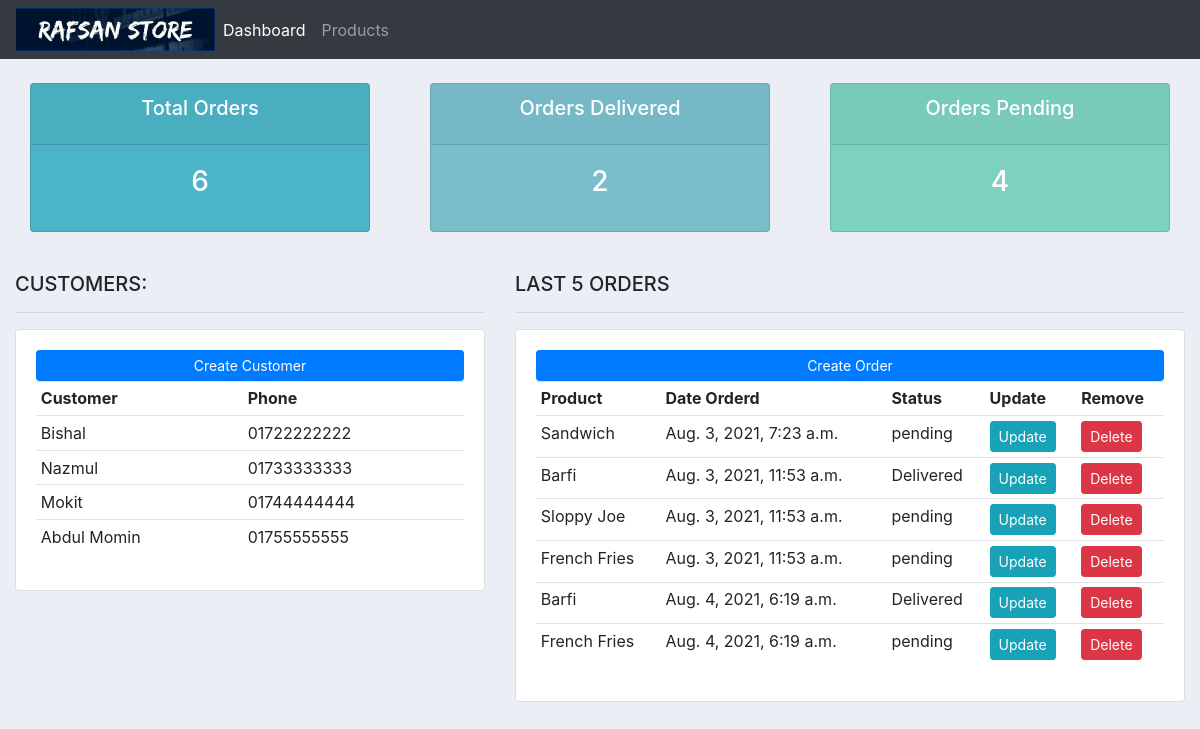
The page / on the database its author committed.
### accounts/models.py (models this page shows, shortened)
class Customer(models.Model):
    name = models.CharField(max_length=200, null=True)
    phone = models.CharField(max_length=50, null=True)
    email = models.CharField(max_length=200, null=True)
    date_created = models.DateTimeField(auto_now_add=True, null=True)

class Orders(models.Model):
    STATUS = (
        ('pending', 'pending'),
        ('Out For Delivery', 'Out For Delivery'),
        ('Delivered', 'Delivered')
    )
    customer = models.ForeignKey(Customer, null=True, on_delete=models.SET_NULL)
    product = models.ForeignKey(Product, null=True, on_delete=models.SET_NULL)
    date_created = models.DateTimeField(auto_now_add=True, null=True)
    status = models.CharField(max_length=200, null=True, choices=STATUS)

class Product(models.Model):
    CATEGORY = (
        ('Indoor', 'Indoor'),
        ('Out Door', 'Out Door')
    )
    tag = models.ManyToManyField(Tag)
    name = models.CharField(max_length=200, null=True)
    price = models.FloatField(max_length=200, null=True)
    category = models.CharField(max_length=200, null=True, choices=CATEGORY)
    description = models.TextField(max_length=1000, null=True)
    date_created = models.DateTimeField(auto_now_add=True, null=True)
    def __str__(self):
        return self.name

### accounts/views.py (the view)
# urls.py: 2. Add a URL to urlpatterns:  path('', views.home, name='home')
def home(request):
    customers = Customer.objects.all()
    orders = Orders.objects.all()
    total_orders = orders.count()
    delivered = orders.filter(status='Delivered').count()
    pending = orders.filter(status='pending').count()
    context = {'customers' : customers, 'orders' : orders, 'total_orders' : total_orders, 'delivered' : delivered, 'pending' : pending}
    return render(request, 'accounts/dashboard.html', context)

### accounts/templates/accounts/dashboard.html
{%  extends 'accounts/main.html' %}
{% block content %}
{%  include 'accounts/status.html' %}
<br>
<div class="row">
	<div class="col-md-5">
		<h5>CUSTOMERS:</h5>
		<hr>
		<div class="card card-body">
			<a class="btn btn-primary  btn-sm btn-block" href="">Create Customer</a>
			<table class="table table-sm">
				<tr>
					<th>Customer</th>
					<th>Phone</th>
				</tr>
                {% for customer in customers %}
                    <tr>
                        <td>{{ customer.name }}</td>
                        <td>{{ customer.phone }}</td>
                    </tr>
                {% endfor %}
			</table>
		</div>
	</div>
	<div class="col-md-7">
		<h5>LAST 5 ORDERS</h5>
		<hr>
		<div class="card card-body">
			<a class="btn btn-primary  btn-sm btn-block" href="">Create Order</a>
			<table class="table table-sm">
				<tr>
					<th>Product</th>
					<th>Date Orderd</th>
					<th>Status</th>
					<th>Update</th>
					<th>Remove</th>
				</tr>
                {% for order in orders %}
                    <tr>
                        <td>{{ order.product }}</td>
                        <td>{{ order.date_created }}</td>
                        <td>{{ order.status }}</td>
                    <td><a class="btn btn-sm btn-info" href="">Update</a></td>
                    <td><a class="btn btn-sm btn-danger" href="">Delete</a></td>
                    </tr>
                {% endfor %}
			</table>
		</div>
	</div>
</div>
{% endblock %}

### static/css/main.css (style rules this page uses)
body { background-color: #ebeff5; }

### rows shown on the page
Customer: name "Bishal", phone "01722222222"
Customer: name "Nazmul", phone "01733333333"
Customer: name "Mokit", phone "01744444444"
Customer: name "Abdul Momin", phone "01755555555"
Orders: product "Sandwich", date_created "Aug. 3, 2021, 7:23 a.m.", status "pending"
Orders: product "Barfi", date_created "Aug. 3, 2021, 11:53 a.m.", status "Delivered"
Orders: product "Sloppy Joe", date_created "Aug. 3, 2021, 11:53 a.m.", status "pending"
Orders: product "French Fries", date_created "Aug. 3, 2021, 11:53 a.m.", status "pending"
Orders: product "Barfi", date_created "Aug. 4, 2021, 6:19 a.m.", status "Delivered"
Orders: product "French Fries", date_created "Aug. 4, 2021, 6:19 a.m.", status "pending"

### other values the page prints
{{ total_orders }} "6"
{{ delivered }} "2"
{{ pending }} "4"
